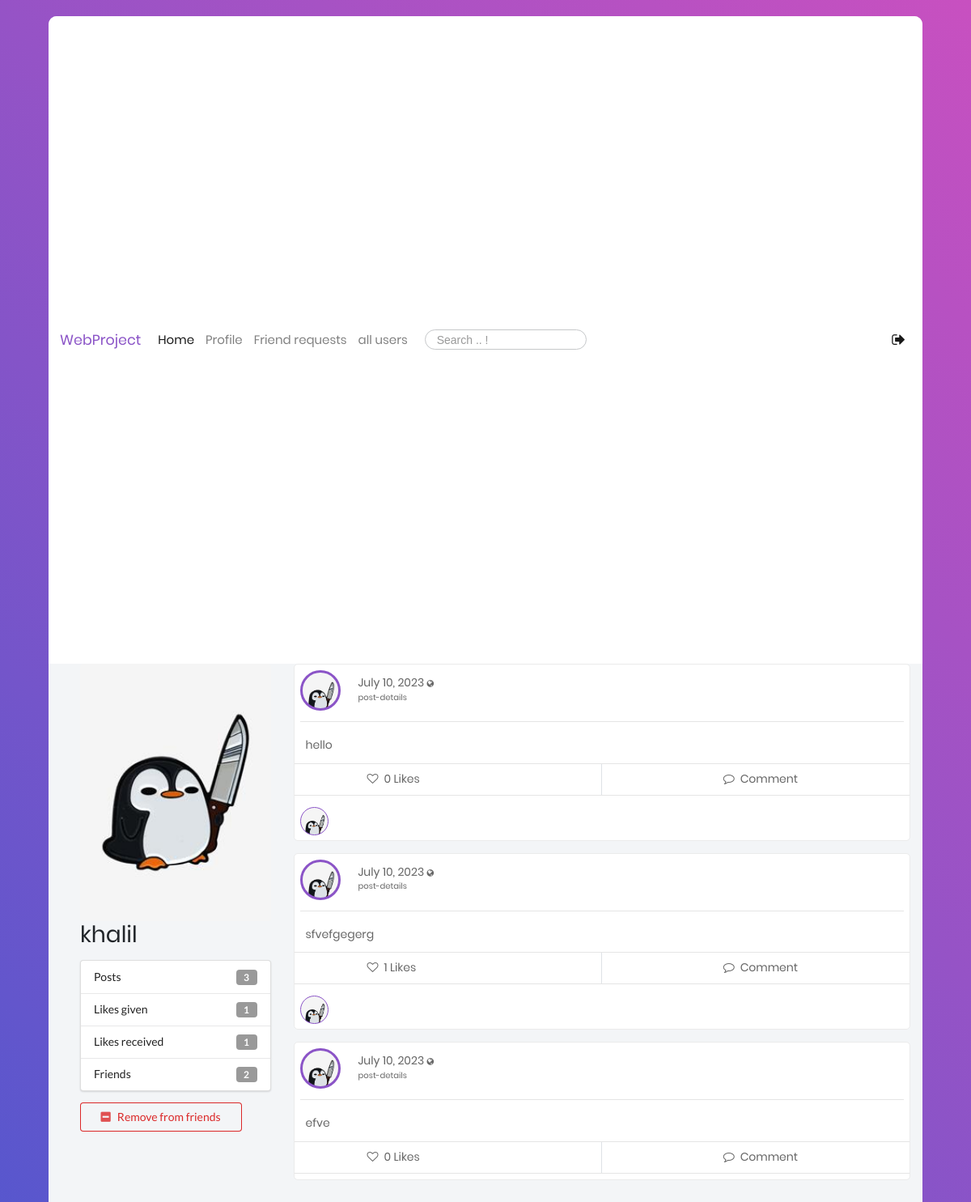
/216f6762-1f07-11ee-a958-10f00549102d/ (signed in), run on the app's committed database.
### users/models.py (models this page shows, shortened)
class Profile(models.Model):
    user = models.OneToOneField(User, on_delete=models.CASCADE)
    image = models.ImageField(default='default.jpg', upload_to='profile_pics')
    bgimage = models.ImageField(default='default.jpg', upload_to='bg_pics')
    friends = models.ManyToManyField(User, blank=True, related_name='friends')
    slug = models.SlugField(unique=True,default=uuid.uuid1)
    forget_password_token= models.CharField(max_length=100)
    updated = models.DateTimeField( auto_now=True)
    created = models.DateTimeField( auto_now_add=True)
    objects = ProfileManager()
    def get_friends_no(self):
        return self.friends.all().count()
    def get_posts_no(self):
        return self.posts.all().count()
    def get_all_authors_posts(self):
        return self.posts.all()
    def get_likes_given_no(self):
        likes = self.like_set.all()
        total_liked = 0
        for item in likes:
            if item.value=='Like':
                total_liked += 1
        return total_liked
    def get_likes_recieved_no(self):
        posts = self.posts.all()
        total_liked = 0
        for item in posts:
            total_liked += item.liked.all().count()
        return total_liked

### blog/models.py (models this page shows, shortened)
class Like(models.Model):
    user = models.ForeignKey(Profile, on_delete=models.CASCADE)
    post = models.ForeignKey(Post, on_delete=models.CASCADE)
    value = models.CharField(choices=LIKE_CHOICES, max_length=8)
    updated = models.DateTimeField(auto_now=True)
    created = models.DateTimeField(auto_now_add=True)

class Post(models.Model):
    content = models.TextField()
    date_posted = models.DateTimeField(default = timezone.now)
    author = models.ForeignKey(User,on_delete=models.CASCADE)
    post_image = models.ImageField(null=True, blank=True, upload_to="images/")
    liked = models.ManyToManyField(Profile, blank=True, related_name='likes')
    updated = models.DateTimeField( auto_now=True)
    created = models.DateTimeField( auto_now_add=True)
    author = models.ForeignKey(Profile, on_delete=models.CASCADE, related_name='posts')
    def num_likes(self):
        return self.liked.all().count()
    class Meta:
        ordering = ('-created',)

class Comment(models.Model):
    user = models.ForeignKey(Profile, on_delete=models.CASCADE)
    post = models.ForeignKey(Post, on_delete=models.CASCADE)
    body = models.TextField(max_length=300)
    liked = models.ManyToManyField(Post, blank=True, related_name='likes')
    updated = models.DateTimeField(auto_now=True)
    created = models.DateTimeField(auto_now_add=True)

### users/views.py (the view)
# urls.py: path('<slug>/', views.ProfileDetailView.as_view(), name="profile-detail-view"),
class ProfileDetailView(LoginRequiredMixin, DetailView):
    model = Profile
    template_name = 'users/detail.html'
    def get_context_data(self, **kwargs):
        context = super().get_context_data(**kwargs)
        user = User.objects.get(username__iexact=self.request.user)
        profile = Profile.objects.get(user=user)
        rel_r = Relationship.objects.filter(sender=profile)
        rel_s = Relationship.objects.filter(receiver=profile)
        rel_receiver = []
        rel_sender = []
        for item in rel_r:
            rel_receiver.append(item.receiver.user)
        for item in rel_s:
            rel_sender.append(item.sender.user)
        context["rel_receiver"] = rel_receiver
        context["rel_sender"] = rel_sender
        context['posts'] = self.get_object().get_all_authors_posts()
        context['len_posts'] = True if len(self.get_object().get_all_authors_posts()) > 0 else False
        context['profile'] = profile
        context['user'] = user
        return context

### users/templates/users/detail.html (shortened to what this page needs)
{% extends 'blog/base.html' %}
{% block content %}
<div class="ui grid" style="padding-left: 5%;">
    <br>
    <div class="row">
        <div class="four wide column">
            <img class="ui medium rounded image" src="{{object.image.url}}">
            <h1>{{object.user}}</h1>
            <div class="ui vertical fluid menu">
                <div class="item">
                    Posts
                    <div class="ui label">{{ object.get_posts_no }}</div>
                </div>
                <div class="item">
                    Likes given
                    <div class="ui label">{{ object.get_likes_given_no }}</div>
                </div>
                <div class="item">
                    Likes received
                    <div class="ui label">{{ object.get_likes_recieved_no }}</div>
                </div>
                <div class="item">
                    Friends
                    <div class="ui label">{{ object.get_friends_no }}</div>
                </div>
            </div>
            {% if request.user in object.friends.all %}
                <form action="{% url 'remove-friend' %}" method="POST">
                    <button type="submit" class="ui negative basic button mb-5 w-big"><i class="minus square icon"></i>Remove from friends</button>
                </form>
            {% endif %}
        </div>
        <div class="twelve wide column">
            {% if len_posts %}
                {% include 'users/post-list2.html' %}
            {% else %}
                <h1>No posts of this user ...</h1>
            {% endif %}
        </div>
    </div>
</div>
{% endblock content %}

### users/templates/users/post-list2.html (shortened to what this page needs)
{% for post in posts %}
          <div class="main-block post-with-photo" id="post-list">
            <div class="Post-Box">
              <div class="header row">
                <div class="col-1" style="padding-right: 10%;">
                  <div class="pt-2 pl-2 d-inline-block">
                    <div
                      class="Profile-Picture"
                      style="background: url('{{ post.author.image.url }}') "
                    ></div>
                  </div>
                </div>
                <div class="col-8 p-l-0">
                  <div class="UserName d-inline-block mt-3">
                    <p class="lh-1-2">
                     {{ post.date_posted|date:"F d, Y" }}
                      <i
                        class="fa fa-globe fs-10"
                        data-toggle="tooltip"
                        data-placement="top"
                        title="Public"
                      ></i>
                      <br />
                      <a href=" {%url 'post-detail' post.id%} " class="fs-10"
                        >post-details</a
                      >
                    </p>
                  </div>
                </div>
              </div>
              <hr class="m-2" />
              <div class="body row">
                <div class="details col">
                  <p class="px-3" style="padding: 10px">{{ post.content }}</p>
                </div>
              </div>
              <hr class="mt-0 mb-0" />
              <div class="footer">
                <div class="row action-btn">
                  <div class="col">
                    <form method="POST" action="{% url 'like-post-view' %}">
                      {% if profile not in post.liked.all %}
                      <button
                        style="
                          background-color: transparent;
                          border: none;
                          box-shadow: none;
                        "
                        type="submit"
                      >
                        <p class="py-2 footer-btn" style="padding-left: 90px">
                          <i class="fa fa-heart-o" aria-hidden="true"></i>
                          <span class="px-1"> {{ post.num_likes }} Likes</span>
                        </p>
                      </button>
                      {% endif %}
                    </form>
                  </div>
                  <div class="col border-left">
                    <p class="py-2 footer-btn text-center">
                      <a href=""
                        ><i class="fa fa-comment-o" aria-hidden="true"></i>
                        <span class="px-1"> Comment</span></a
                      >
                    </p>
                  </div>
                </div>
                <hr class="mt-0 mb-2" />
                <div class="row comment-list">
                  {% for c in post.comment_set.all %}
                  <div class="add-comment col-12 pt-0">
                    <div class="row">
                      <div class="col-1" style="padding-right: 7%;">
                        <div class="pt-2 pl-2 d-inline-block">
                          <div
                            class="Profile-Picture-Comment"
                            style="background: url('{{ c.user.image.url }}'); "
                          ></div>
                        </div>
                      </div>
                    </div>
                  </div>
                  {% endfor %}
                </div>
                </div>
              </div>
            </div>
            {% endfor %}

### blog/static/blog/css/main.css (style rules this page uses)
* { margin: 0px; padding: 0px; box-sizing: border-box; }
body, html { height: 100%; font-family: Poppins-Regular, sans-serif; }
a { font-family: Poppins-Regular; font-size: 14px; line-height: 1.7; color: #666666; margin: 0px; transition: all 0.4s; -webkit-transition: all 0.4s; -o-transition: all 0.4s; -moz-transition: all 0.4s; }
h1,h2,h3,h4,h5,h6 { margin: 0px; }
p { font-family: Poppins-Regular; font-size: 14px; line-height: 1.7; color: #666666; margin: 0px; }
button { outline: none !important; border: none; background: transparent; }
.main-block { background: #fff; border-radius: 5px; border: 1px solid #ebebeb; margin-bottom: 15px; }
.Profile-Picture { border-radius: 50%; width: 50px; height: 50px; background-size: cover !important; background-position: top center !important; border: 3px solid #8B54C7; }
.Profile-Picture-Comment { border-radius: 50%; width: 35px; height: 35px; background-size: cover !important; background-position: top center !important; border: 1.5px solid #8B54C7; }
.footer-btn { cursor: pointer; }
.mb-5 { margin-bottom: 5px !important; }
.w-big { width: 200px !important; }

### data on the page
Profile: image (placeholder picture), user "khalil", get_posts_no "3", get_likes_given_no "1", get_likes_recieved_no "1", get_friends_no "2"
Post: author.image (placeholder picture), date_posted "July 10, 2023", content "hello", num_likes "0"
Comment: user.image (placeholder picture)
Post: author.image (placeholder picture), date_posted "July 10, 2023", content "sfvefgegerg", num_likes "1"
Comment: user.image (placeholder picture)
Post: author.image (placeholder picture), date_posted "July 10, 2023", content "efve", num_likes "0"
